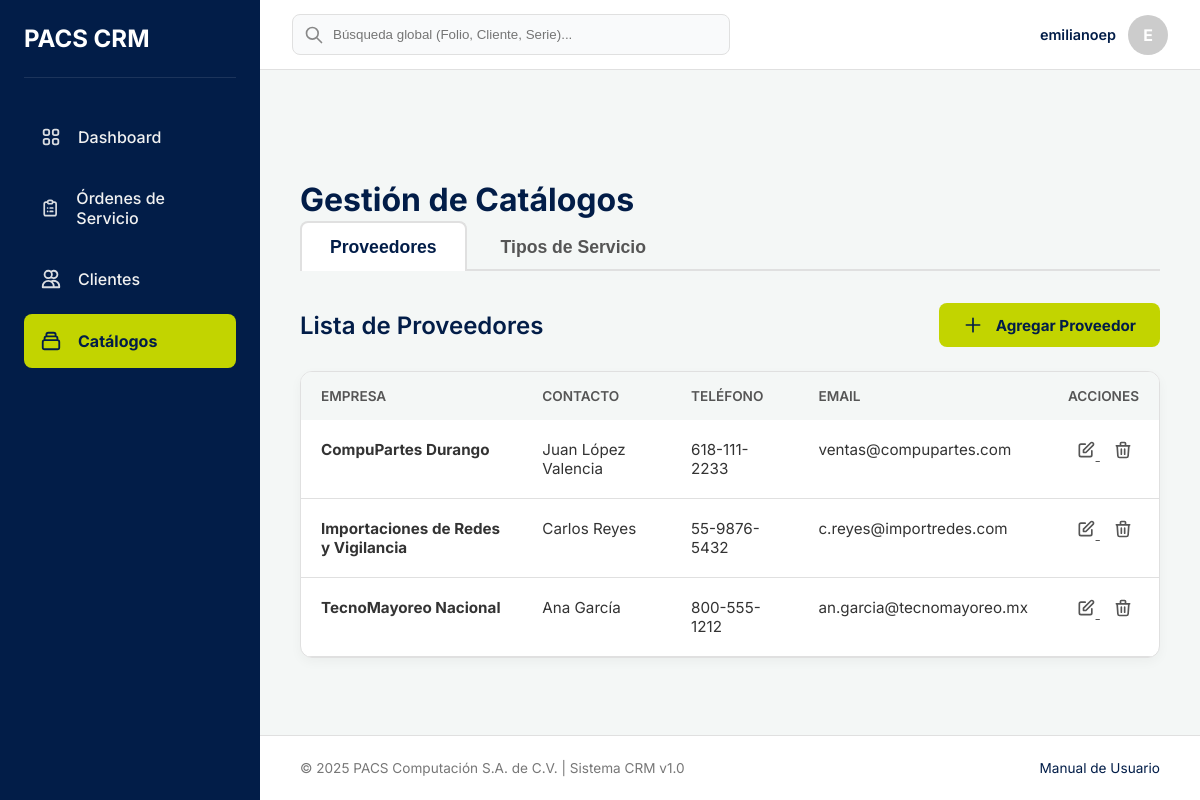
Page /catalogos/ (signed in) on the committed database.
### catalogo/models.py (models this page shows, shortened)
class Proveedor(models.Model):
    nombre_empresa = models.CharField(max_length=255, unique=True, verbose_name="Nombre de la empresa")
    persona_contacto = models.CharField(max_length=255, blank=True, null=True, verbose_name="Persona de contacto")
    telefono = models.CharField(max_length=20, blank=True, null=True)
    email = models.EmailField(max_length=254, blank=True, null=True)
    class Meta:
        verbose_name = "Proveedor"
        verbose_name_plural = "Proveedores"
        ordering = ['nombre_empresa'] # Ordenar alfabéticamente por defecto

### catalogo/views.py (the view)
# urls.py: path('', views.CatalogoListView.as_view(), name='lista_catalogos'),
class CatalogoListView(LoginRequiredMixin, ListView):
    model = Proveedor
    template_name = 'catalogo/lista_catalogos.html'
    context_object_name = 'proveedores'
    def get_context_data(self, **kwargs):
        context = super().get_context_data(**kwargs)
        context['tipos_servicio'] = TipoServicio.objects.all()
        context['active_tab'] = self.request.GET.get('tab', 'proveedores')
        return context

### catalogo/templates/catalogo/lista_catalogos.html (shortened to what this page needs)
{% extends 'base.html' %}
{% block content %}
    <div class="page-header">
        <h1 class="page-title">Gestión de Catálogos</h1>
    </div>
    <nav class="tabs-nav">
        <button class="tab-link {% if active_tab == 'proveedores' %}active{% endif %}" onclick="openTab(event, 'proveedores')">Proveedores</button>
        <button class="tab-link {% if active_tab == 'servicios' %}active{% endif %}" onclick="openTab(event, 'servicios')">Tipos de Servicio</button>
    </nav>
    <div class="tabs-content">
        <div id="proveedores" class="tab-pane {% if active_tab == 'proveedores' %}active{% endif %}">
            <div class="tab-section-header">
                <h2>Lista de Proveedores</h2>
                <a href="{% url 'crear_proveedor' %}" class="btn btn-action">
                    <svg style="width:20px;height:20px; vertical-align:bottom; margin-right:5px;" fill="none" stroke="currentColor" viewBox="0 0 24 24"><path stroke-linecap="round" stroke-linejoin="round" stroke-width="2" d="M12 4v16m8-8H4"></path></svg>
                    Agregar Proveedor
                </a>
            </div>
            <div class="table-container">
                <div style="overflow-x:auto;">
                    <table class="data-table">
                        <thead>
                            <tr>
                                <th>Empresa</th>
                                <th>Contacto</th>
                                <th>Teléfono</th>
                                <th>Email</th>
                                <th>Acciones</th>
                            </tr>
                        </thead>
                        <tbody>
                            {% for p in proveedores %}
                            <tr>
                                <td><strong>{{ p.nombre_empresa }}</strong></td>
                                <td>{{ p.persona_contacto|default:"--" }}</td>
                                <td>{{ p.telefono|default:"--" }}</td>
                                <td>{{ p.email|default:"--" }}</td>
                                <td class="actions-cell">
                                    <a href="{% url 'editar_proveedor' p.id %}" class="btn-icon" title="Editar">
                                        <svg style="width:20px;height:20px" fill="none" stroke="currentColor" viewBox="0 0 24 24"><path stroke-linecap="round" stroke-linejoin="round" stroke-width="2" d="M11 5H6a2 2 0 00-2 2v11a2 2 0 002 2h11a2 2 0 002-2v-5m-1.414-9.414a2 2 0 112.828 2.828L11.828 15H9v-2.828l8.586-8.586z"></path></svg>
                                    </a>
                                    <a href="{% url 'eliminar_proveedor' p.id %}" class="btn-icon delete" title="Eliminar">
                                        <svg style="width:20px;height:20px" fill="none" stroke="currentColor" viewBox="0 0 24 24"><path stroke-linecap="round" stroke-linejoin="round" stroke-width="2" d="M19 7l-.867 12.142A2 2 0 0116.138 21H7.862a2 2 0 01-1.995-1.858L5 7m5 4v6m4-6v6m1-10V4a1 1 0 00-1-1h-4a1 1 0 00-1 1v3M4 7h16"></path></svg>
                                    </a>
                                </td>
                            </tr>
                            {% empty %}
                            <tr>
                                <td colspan="5" style="text-align:center; padding:2rem; color:#777;">No hay proveedores registrados.</td>
                            </tr>
                            {% endfor %}
                        </tbody>
                    </table>
                </div>
            </div>
        </div>
    </div>
{% endblock %}

### templates/base.html (shortened to what this page needs)
{% load static %}
<!DOCTYPE html>
<html lang="es">
<head>
</head>
<body>
    <aside class="sidebar" id="sidebar">
        <div class="sidebar-header">
            <h2 style="color: white;">PACS CRM</h2>
        </div>
        <nav class="sidebar-nav">
            <ul>
                <li>
                    <a href="{% url 'dashboard_home' %}" class="{% if 'dashboards' in request.path %}active{% endif %}">
                        <span>Dashboard</span>
                    </a>
                </li>
                <li>
                    <a href="{% url 'lista_ordenes' %}" class="{% if 'ordenes' in request.path %}active{% endif %}">
                        <span>Órdenes de Servicio</span>
                    </a>
                </li>
                <li>
                    <a href="{% url 'lista_clientes' %}" class="{% if 'clientes' in request.path %}active{% endif %}">
                        <svg class="nav-icon" fill="none" stroke="currentColor" viewBox="0 0 24 24"><path stroke-linecap="round" stroke-linejoin="round" stroke-width="2" d="M12 4.354a4 4 0 110 5.292M15 21H3v-1a6 6 0 0112 0v1zm0 0h6v-1a6 6 0 00-9-5.197M13 7a4 4 0 11-8 0 4 4 0 018 0z"></path></svg>
                        <span>Clientes</span>
                    </a>
                </li>
                <li>
                    <a href="{% url 'lista_catalogos' %}" class="{% if 'catalogos' in request.path %}active{% endif %}">
                        <span>Catálogos</span>
                    </a>
                </li>
            </ul>
        </nav>
    </aside>
    <header class="navbar">
        <div class="navbar-search">
            <svg class="search-icon" fill="none" stroke="currentColor" viewBox="0 0 24 24"><path stroke-linecap="round" stroke-linejoin="round" stroke-width="2" d="M21 21l-6-6m2-5a7 7 0 11-14 0 7 7 0 0114 0z"></path></svg>
            <input type="text" placeholder="Búsqueda global (Folio, Cliente, Serie)...">
        </div>
        <div class="navbar-user-area">
            <div class="user-profile">
                <span class="user-name">{{ user.get_full_name|default:user.username }}</span>
                <div style="width:40px;height:40px;background:#ccc;border-radius:50%;display:flex;align-items:center;justify-content:center;color:white;font-weight:bold;">
                    {{ user.username|slice:":1"|upper }}
                </div>
            </div>
        </div>
    </header>
    <main class="main-content">
        {% block content %}{% endblock %}
    </main>
    <footer class="footer">
        <div>© 2025 PACS Computación S.A. de C.V. | Sistema CRM v1.0</div>
        <div><a href="#" style="color:var(--color-primario);text-decoration:none;">Manual de Usuario</a></div>
    </footer>
</body>
</html>

### rows in the picture
Proveedor: nombre_empresa "CompuPartes Durango", persona_contacto "Juan López Valencia", telefono "618-111-2233", email "ventas@compupartes.com"
Proveedor: nombre_empresa "Importaciones de Redes y Vigilancia", persona_contacto "Carlos Reyes", telefono "55-9876-5432", email "c.reyes@importredes.com"
Proveedor: nombre_empresa "TecnoMayoreo Nacional", persona_contacto "Ana García", telefono "800-555-1212", email "an.garcia@tecnomayoreo.mx"

### other values in the picture
{{ user.get_full_name|default:user.username }} "emilianoep"
{{ user.username|slice:":1"|upper }} "E"
